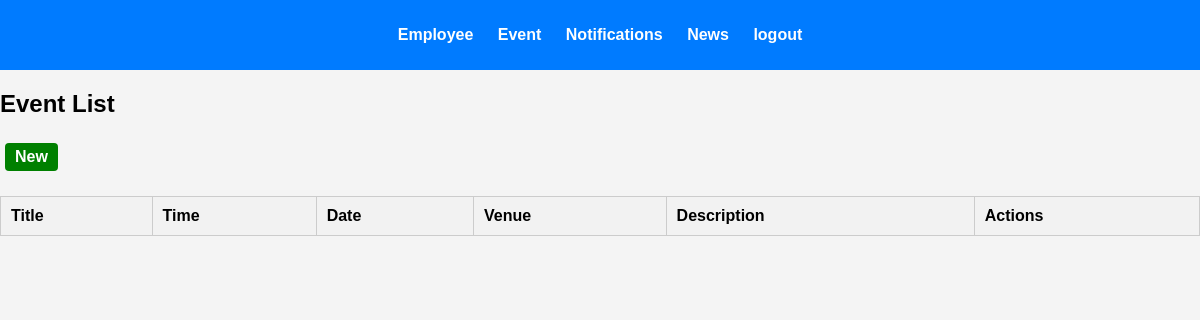
Page /events/ (signed in) on the earlier database version.
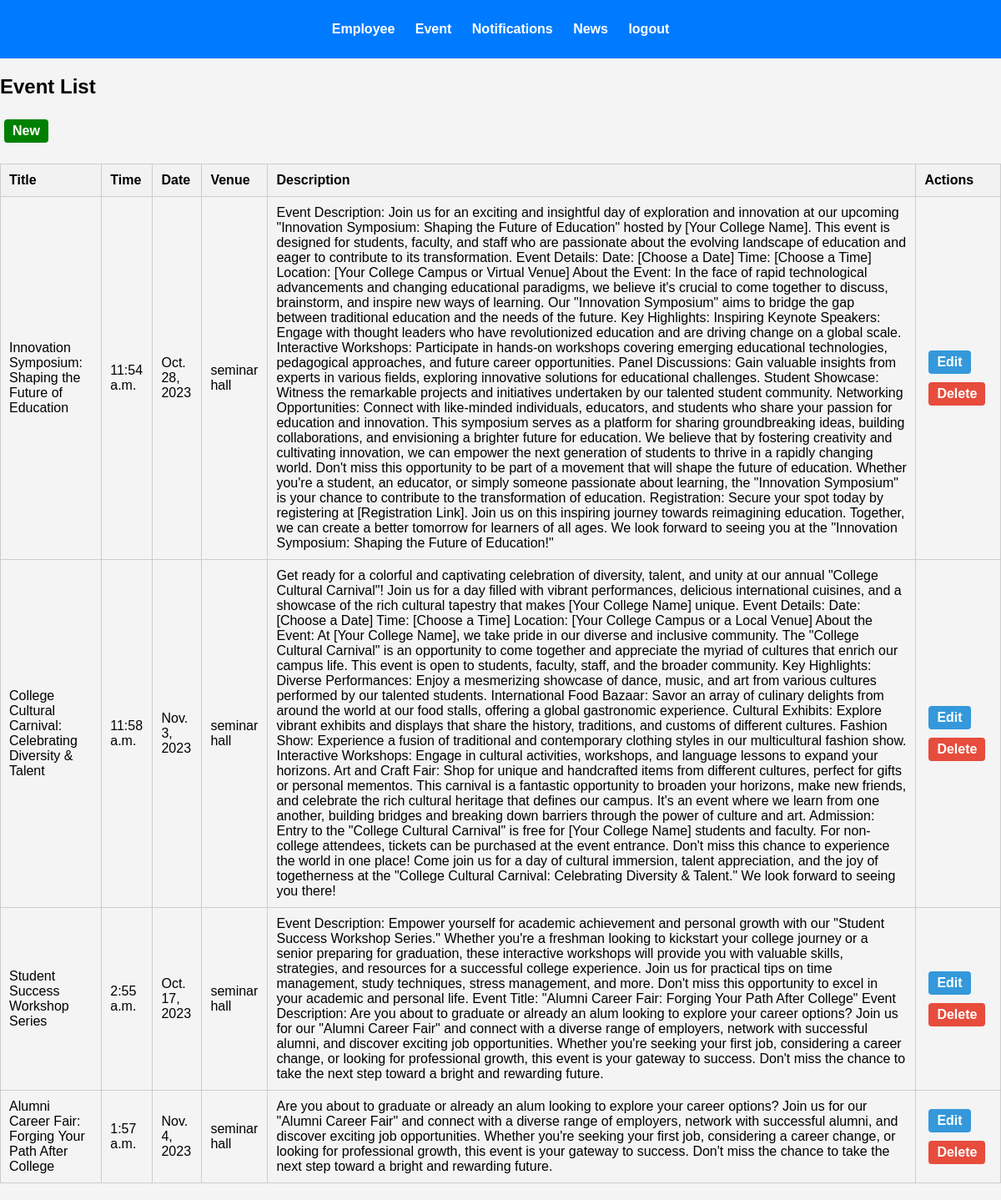
Same page on the later database version.
### myapp/models.py (models this page shows, shortened)
class Event(models.Model):
    title = models.CharField(max_length=200)
    time = models.TimeField()
    date = models.DateField()
    description = models.TextField()
    venue = models.CharField(max_length=200)
    url = models.URLField()

### myapp/views.py (the view)
# urls.py: path('events/', views.event_list, name='event_list'),  # Create a view for listing events
def event_list(request):
    if 'username' in request.session:
        events = Event.objects.all()
        return render(request, 'event_list.html', {'events': events})
    return redirect('login')

### templates/event_list.html
{% extends "admin_header.html" %} {% block content %} {% load static %}
<h2>Event List</h2>
<a class="btn-add" href="{% url 'event_create' %}">New </a>
<table class="employee-table">
  <tr>
    <th>Title</th>
    <th>Time</th>
    <th>Date</th>
    <th>Venue</th>
    <th>Description</th>
    <th>Actions</th>
  </tr>
  {% for event in events %}
  <tr>
    <td>{{ event.title }}</td>
    <td>{{ event.time }}</td>
    <td>{{ event.date }}</td>
    <td>{{ event.venue }}</td>
    <td>{{ event.description }}</td>
    <td>
      <a class="btn-edit" href="{% url 'event_update' event.id %}">Edit</a>
      <a class="btn-delete" href="{% url 'event_delete' event.id %}">Delete</a>
    </td>
  </tr>
  {% endfor %}
</table>
{% endblock %}

Differences in the rows shown:
added Event: title "Innovation Symposium: Shaping the Future of Education", time "11:54 a.m.", date "Oct. 28, 2023", venue "seminar hall", description "Event Description: Join us for an exciting and insightful day of exploration and innovation at our upcoming \"Innovation Symposium: Shaping the Future of Education\" hosted by [Your College Name]. This event is designed for students, faculty, and staff who are passionate about the evolving landscape of education and eager to contribute to its transformation. Event Details: Date: [Choose a Date] Time: [Choose a Time] Location: [Your College Campus or Virtual Venue] About the Event: In the face of rapid technological advancements and changing educational paradigms, we believe it's crucial to come together to discuss, brainstorm, and inspire new ways of learning. Our \"Innovation Symposium\" aims…"
added Event: title "College Cultural Carnival: Celebrating Diversity & Talent", time "11:58 a.m.", date "Nov. 3, 2023", venue "seminar hall", description "Get ready for a colorful and captivating celebration of diversity, talent, and unity at our annual \"College Cultural Carnival\"! Join us for a day filled with vibrant performances, delicious international cuisines, and a showcase of the rich cultural tapestry that makes [Your College Name] unique. Event Details: Date: [Choose a Date] Time: [Choose a Time] Location: [Your College Campus or a Local Venue] About the Event: At [Your College Name], we take pride in our diverse and inclusive community. The \"College Cultural Carnival\" is an opportunity to come together and appreciate the myriad of cultures that enrich our campus life. This event is open to students, faculty, staff, and the broader…"
added Event: title "Student Success Workshop Series", time "2:55 a.m.", date "Oct. 17, 2023", venue "seminar hall", description "Event Description: Empower yourself for academic achievement and personal growth with our \"Student Success Workshop Series.\" Whether you're a freshman looking to kickstart your college journey or a senior preparing for graduation, these interactive workshops will provide you with valuable skills, strategies, and resources for a successful college experience. Join us for practical tips on time management, study techniques, stress management, and more. Don't miss this opportunity to excel in your academic and personal life. Event Title: \"Alumni Career Fair: Forging Your Path After College\" Event Description: Are you about to graduate or already an alum looking to explore your career options?…"
added Event: title "Alumni Career Fair: Forging Your Path After College", time "1:57 a.m.", date "Nov. 4, 2023", venue "seminar hall", description "Are you about to graduate or already an alum looking to explore your career options? Join us for our \"Alumni Career Fair\" and connect with a diverse range of employers, network with successful alumni, and discover exciting job opportunities. Whether you're seeking your first job, considering a career change, or looking for professional growth, this event is your gateway to success. Don't miss the chance to take the next step toward a bright and rewarding future."
